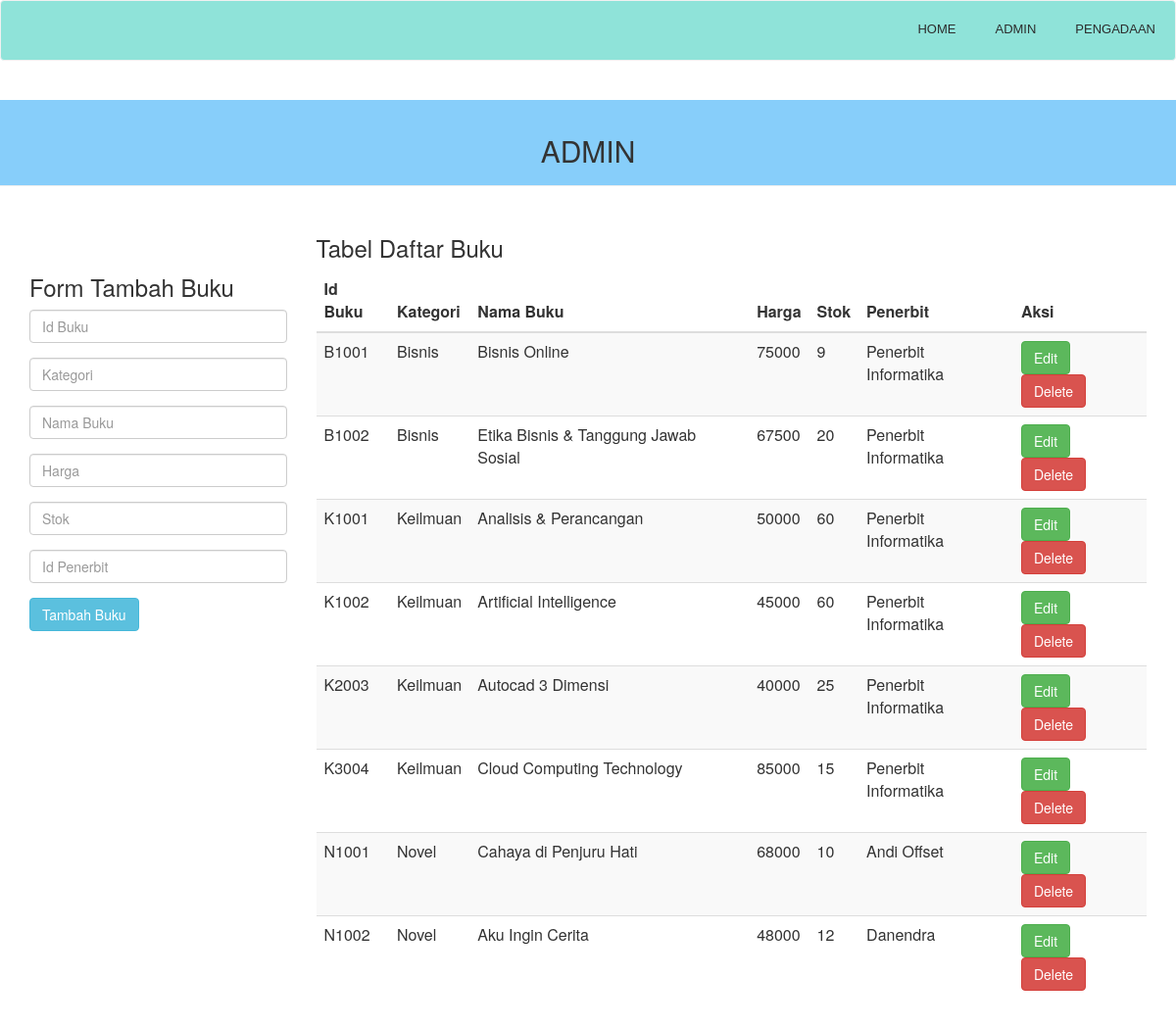
The app's page /admin.php with its own data.
### tables this page shows
CREATE TABLE `buku` (
  `id_buku` varchar(11) NOT NULL,
  `kategori` varchar(255) NOT NULL,
  `nama_buku` varchar(255) NOT NULL,
  `harga` varchar(255) NOT NULL,
  `stok` int(5) NOT NULL,
  `id_penerbit` varchar(11) NOT NULL
);

CREATE TABLE `penerbit` (
  `id_penerbit` varchar(11) NOT NULL,
  `nama_penerbit` varchar(255) NOT NULL,
  `alamat` varchar(255) NOT NULL,
  `kota` varchar(255) NOT NULL,
  `telepon` varchar(15) NOT NULL
);

### admin.php (the view, shortened to what this page needs)
<?php
include('config.php');
$sql = "SELECT * FROM buku INNER JOIN penerbit ON buku.id_penerbit = penerbit.id_penerbit";
$query = mysqli_query($koneksi, $sql);
?>
<html lang="en">
<head>
    <link rel="stylesheet" type="text/css" href="css/style.css">
    <link rel="stylesheet" href="bootstrap/css/bootstrap.css">
</head>
<body>
    <?php
    include 'menu.php';
    ?>
    <div class="page-header">
        <h2>
            <center>ADMIN</center>
        </h2>
    </div>
    <div class="container" style="padding-top: 10px; padding-bottom: 10px;">
        <div class="row">
            <div class="col-sm-3">
                <h3 style="padding-top: 40px">Form Tambah Buku</h3>
                <form role="form" action="insert.php" method="post">
                    <div class="form-group">
                        <input type="text" name="id_bk" class="form-control" placeholder="Id Buku">
                    </div>
                    <div class="form-group">
                        <input type="text" name="kategori_bk" class="form-control" placeholder="Kategori">
                    </div>
                    <div class="form-group">
                        <input type="text" name="nama_bk" class="form-control" placeholder="Nama Buku">
                    </div>
                    <div class="form-group">
                        <input type="text" name="harga_bk" class="form-control" placeholder="Harga">
                    </div>
                    <div class="form-group">
                        <input type="text" name="stok_bk" class="form-control" placeholder="Stok">
                    </div>
                    <div class="form-group">
                        <input type="text" name="id_penerbit_bk" class="form-control" placeholder="Id Penerbit">
                    </div>
                    <button type="submit" name="tambah_buku" class="btn btn-info">Tambah Buku</button>
                </form>
            </div>
            <div class="col-sm-9">
                <h3>Tabel Daftar Buku</h3>
                <table class="table table-striped table-hover dtabel">
                    <thead>
                        <tr>
                            <th>Id Buku</th>
                            <th>Kategori</th>
                            <th>Nama Buku</th>
                            <th>Harga</th>
                            <th>Stok</th>
                            <th>Penerbit</th>
                            <th>Aksi</th>
                        </tr>
                    </thead>
                    <tbody>
                        <?php
                        while ($data = mysqli_fetch_array($query)) {
                        ?>
                            <tr>
                                <td><?php echo $data['id_buku'] ?> </td>
                                <td><?php echo $data['kategori'] ?> </td>
                                <td><?php echo $data['nama_buku'] ?> </td>
                                <td><?php echo $data['harga'] ?> </td>
                                <td><?php echo $data['stok'] ?> </td>
                                <td><?php echo $data['nama_penerbit'] ?> </td>
                                <td>
                                    <a href="editform.php?id=<?php echo $data['id_buku']; ?>" class="btn btn-success" role="button">Edit</a>
                                    <a href="delete.php?id=<?php echo $data['id_buku'] ?>" class="btn btn-danger" role="button">Delete</a>
                                </td>
                            </tr>
                        <?php
                        }
                        ?>
                    </tbody>
                </table>
            </div>
        </div>
    </div>
</body>
</html>

### css/style.css (style rules this page uses)
.page-header { padding-top: 15px; padding-bottom: 30px; background-color: #87CEFA; margin-bottom: 30px; text-align: center; }

### records on screen
buku: id_buku "B1001", kategori "Bisnis", nama_buku "Bisnis Online", harga "75000", stok "9", id_penerbit.nama_penerbit "Penerbit Informatika"
buku: id_buku "B1002", kategori "Bisnis", nama_buku "Etika Bisnis & Tanggung Jawab Sosial", harga "67500", stok "20", id_penerbit.nama_penerbit "Penerbit Informatika"
buku: id_buku "K1001", kategori "Keilmuan", nama_buku "Analisis & Perancangan", harga "50000", stok "60", id_penerbit.nama_penerbit "Penerbit Informatika"
buku: id_buku "K1002", kategori "Keilmuan", nama_buku "Artificial Intelligence", harga "45000", stok "60", id_penerbit.nama_penerbit "Penerbit Informatika"
buku: id_buku "K2003", kategori "Keilmuan", nama_buku "Autocad 3 Dimensi", harga "40000", stok "25", id_penerbit.nama_penerbit "Penerbit Informatika"
buku: id_buku "K3004", kategori "Keilmuan", nama_buku "Cloud Computing Technology", harga "85000", stok "15", id_penerbit.nama_penerbit "Penerbit Informatika"
buku: id_buku "N1001", kategori "Novel", nama_buku "Cahaya di Penjuru Hati", harga "68000", stok "10", id_penerbit.nama_penerbit "Andi Offset"
buku: id_buku "N1002", kategori "Novel", nama_buku "Aku Ingin Cerita", harga "48000", stok "12", id_penerbit.nama_penerbit "Danendra"
